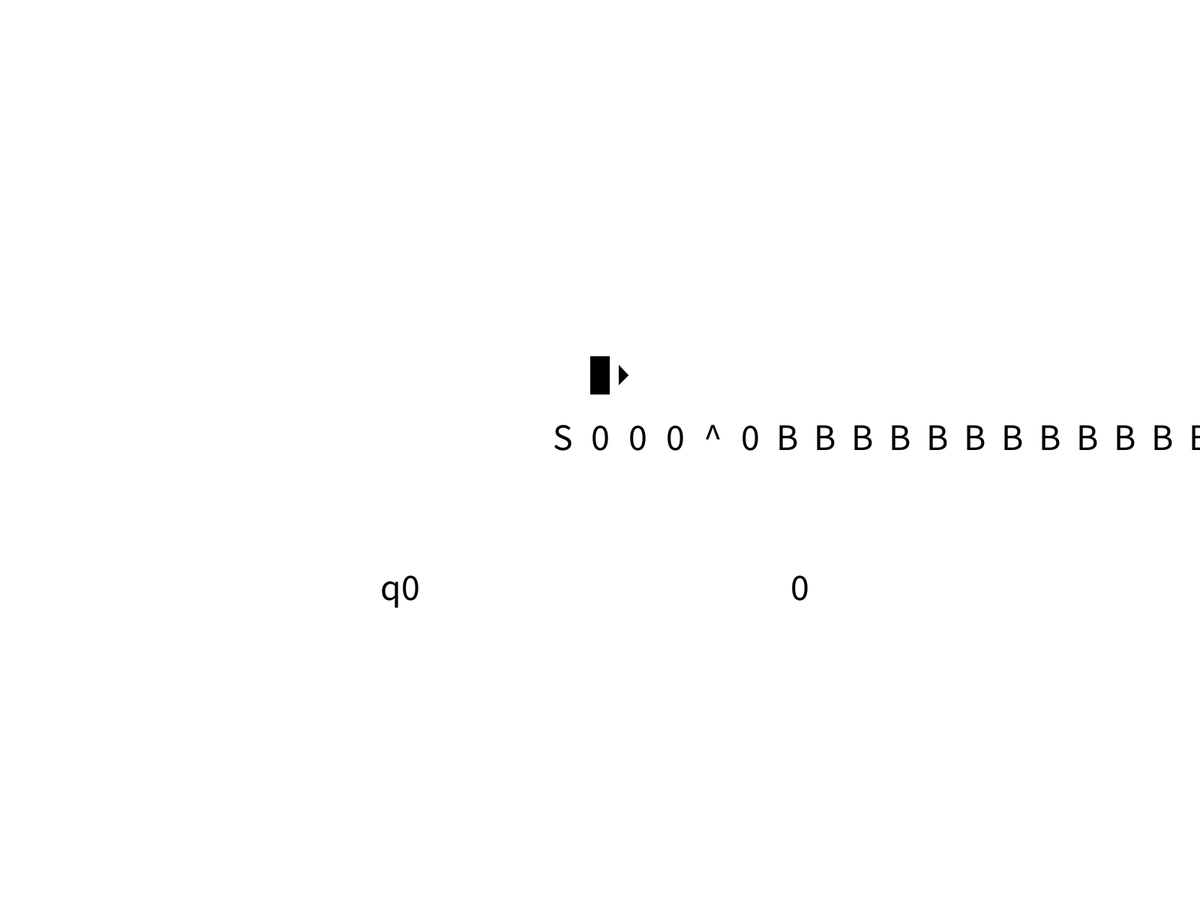
Frame 1 (no input)
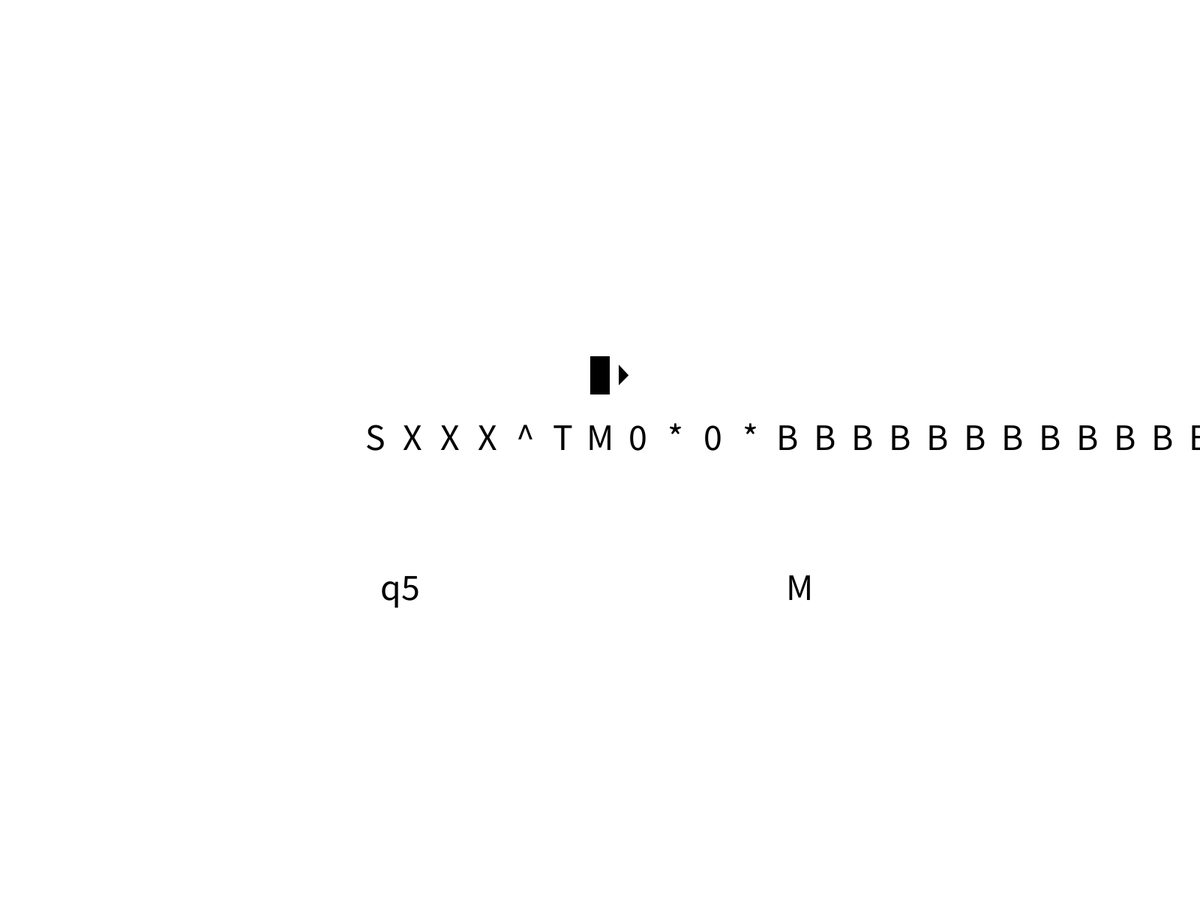
Frame 60 (the mouse pressed at the canvas centre just before this capture)
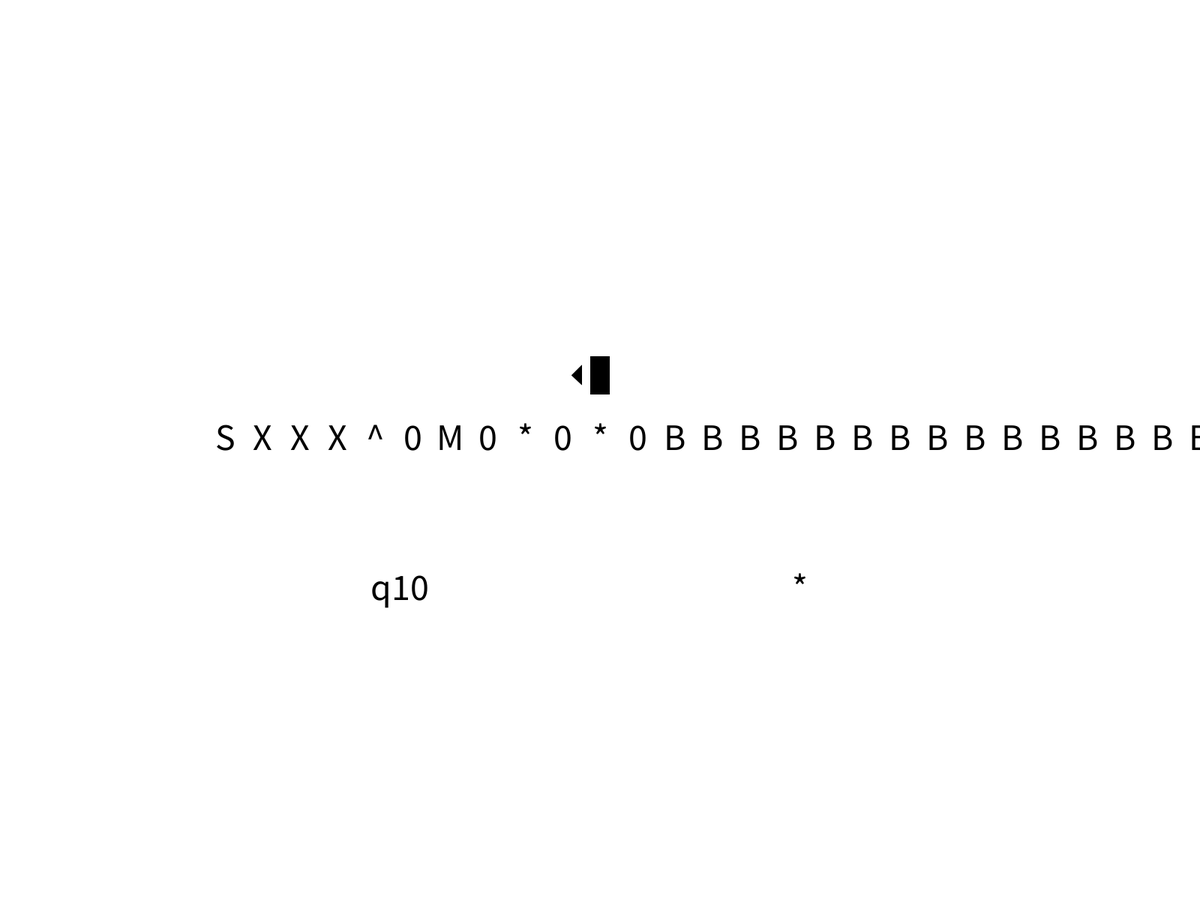
Frame 120 (the mouse held since frame 60 and released just before this capture)

The Processing sketch that drew these frames (run headless with seeded random() and noise(); from frame 60 on, the mouse is pressed at the canvas centre):

// Processing sketch: TM_Exp
// ── TM_Exp.pde
String Q[] = {"q0", "q1", "q2"};
//char T[] = {'0', '+', '-', '*', '/', '(', ')', 'X'};
char B = 'B';
//char S[] = {'0', '+', '-', '*', '/', '(', ')', 'B'};
char T[] = {'0', 'X', '+'};
char S[] = {'0', 'c', B};
String I = "q0";
String F = "q3";
String tape = "S000^0";
boolean headRight = true;
int headPos = 1;
int tSize = 50;
String currState = I;
boolean halt = false;

void setup() {
  fullScreen();
  textSize(tSize);
  rectMode(CENTER);
  textAlign(CENTER);
  for (int i = 0; i < 100; i++) {
    tape += B;
  }
}

void draw() {
  background(255);
  //delay(500);
  
  for (int i = 0; i < tape.length(); i++) {
    fill(0);
    text(tape.charAt(i), tSize*(i-headPos) + width/2, height/2);
  }
  
  rect(width/2, height/2 - tSize*2, tSize/2, tSize);
  if (headRight) {
    triangle(width/2 + tSize/2, height/2 - tSize*1.75, width/2 + tSize/2, height/2 - tSize*2.25, width/2 + tSize*0.75, height/2 - tSize*2);
  } else {
    triangle(width/2 - tSize/2, height/2 - tSize*1.75, width/2 - tSize/2, height/2 - tSize*2.25, width/2 - tSize*0.75, height/2 - tSize*2);
  }
  
  text(currState, width/3, 2*height/3);
  text(tape.charAt(headPos), 2*width/3, 2*height/3);
  
  if (!delta()) {
    if (headRight) headPos++; else headPos--;
  }
}

boolean delta() {
  //if (currState == "q0" && tape.charAt(headPos) == '0') command("q1", 'X', true);
  //else if (currState == "q1" && tape.charAt(headPos) == B) command("q2", '0', false);
  //else if (currState == "q2" && tape.charAt(headPos) == 'X') command("q0", 'X', true);
  //else if (currState == "q2" && tape.charAt(headPos) == 'S') command("q0", 'S', true);
  //else if (currState == "q3" && tape.charAt(headPos) == '0') halt = true;
  
  if (currState == "q0" && tape.charAt(headPos) == B) command("q1", 'M', false);
  else if (currState == "q1" && tape.charAt(headPos) == 'S') command("q2", 'S', true);
  else if (currState == "q2" && tape.charAt(headPos) == '0') command("q3", 'X', true);
  else if (currState == "q2" && tape.charAt(headPos) == 'S') command("q8", 'S', true);
  else if (currState == "q3" && tape.charAt(headPos) == '^') command("q4", '^', true);
  else if (currState == "q4" && tape.charAt(headPos) == '0') command("q5", 'T', true);
  else if (currState == "q4" && tape.charAt(headPos) == '^') command("q4", '^', true);
  else if (currState == "q4" && tape.charAt(headPos) == B) command("q1", B, false);
  else if (currState == "q4" && tape.charAt(headPos) == 'M') command("q6", 'M', true);
  else if (currState == "q5" && tape.charAt(headPos) == B) command("q5", '0', false);
  else if (currState == "q5" && tape.charAt(headPos) == '^') command("q4", '^', true);
  else if (currState == "q6" && tape.charAt(headPos) == B) command("q7", '*', false);
  else if (currState == "q7" && tape.charAt(headPos) == '^') command("q2", '^', false);
  else if (currState == "q7" && tape.charAt(headPos) == 'T') command("q7", '0', false);
  else if (currState == "q8" && tape.charAt(headPos) == B) command("q9", 'B', false);
  else if (currState == "q9" && tape.charAt(headPos) == '*') command("q10", 'B', false);
  else if (currState == "q10" && tape.charAt(headPos) == '*') return true;
  return false;
}

void command(String nState, char toWrite, boolean hR) {
  currState = nState;
  String nTape = tape.substring(0,headPos) + toWrite + tape.substring(headPos+1);
  tape = nTape;
  if (hR) headRight = true; else headRight = false;
}
